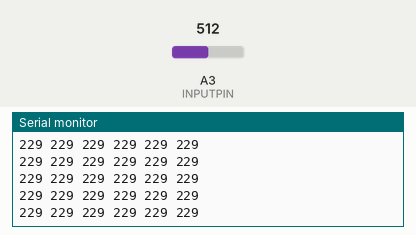
A sketch run on a simulated Arduino Uno, built with avr-gcc and run on an emulated ATmega328P. On the bench: the last lines printed to the serial monitor. The inputs (shaded band) are chosen by the test bench; at power-on: A3 (INPUTPIN) = 512.

Above: at 1.2 s.
1.3 s: A3 (INPUTPIN) set to 286
At 2.1 s:
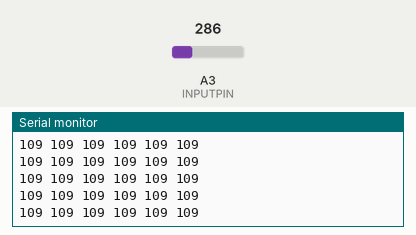
4.3 s: A3 (INPUTPIN) set to 261
At 5.0 s:
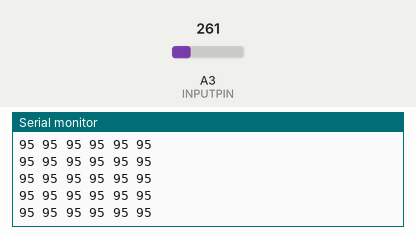
11.8 s: A3 (INPUTPIN) set to 88
At 12.7 s:
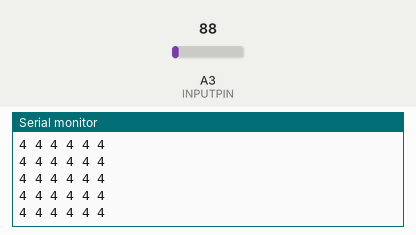
14.8 s: A3 (INPUTPIN) set to 108
At 15.4 s:
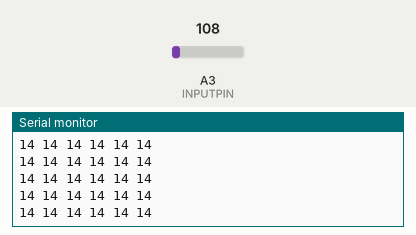
Timing chart, 0 to 17.8 s (numbered marks = the images above; inputs shaded):
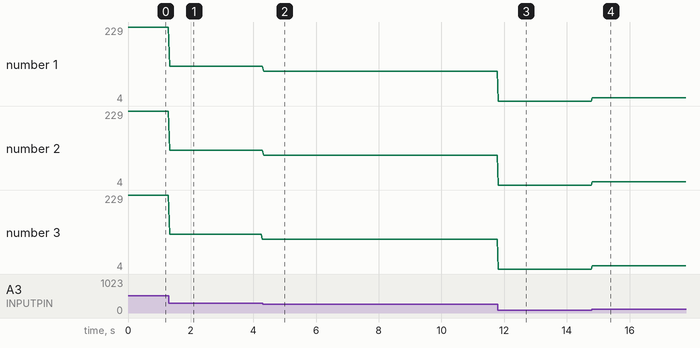

Measured:
- after the input at 1.3 s, the serial monitor: prints a new line at once (image 1)
- after the input at 4.3 s, the serial monitor: prints a new line at once (image 2)
- after the input at 11.8 s, the serial monitor: prints a new line at once (image 3)
- after the input at 14.8 s, the serial monitor: prints a new line at once (image 4)
- plotted number 1: 229 → 109 after the input at 1.3 s, 109 → 95 after the input at 4.3 s, 95 → 4 after the input at 11.8 s, 4 → 14 after the input at 14.8 s
- plotted number 2: 229 → 109 after the input at 1.3 s, 109 → 95 after the input at 4.3 s, 95 → 4 after the input at 11.8 s, 4 → 14 after the input at 14.8 s
- plotted number 3: 229 → 95 after the input at 1.3 s, 95 → 4 after the input at 11.8 s, 4 → 14 after the input at 14.8 s

The sketch:

Equalizer3.ino
```cpp
/*
6-Band Equalizer using an Arduino Uno, MSGEQ7, and a 16x32 RGB LED matrix.
By: Marco White
*/

#include <avr/pgmspace.h>
#include <Adafruit_GFX.h>
#include <RGBmatrixPanel.h>

#define INPUTPIN A3
#define STROBEPIN 12
#define RESETPIN 13
//#define CLK 11
//#define LAT 10
//#define OE 9
//#define A   A0
//#define B   A1
//#define C   A2

int spectrum[7];
int toAndroid[6];
int filter = 80;

//RGBmatrixPanel matrix(A, B, C, CLK, LAT, OE, true);

void setup() {
  Serial.begin(9600);
  //matrix.begin();
  pinMode(STROBEPIN, OUTPUT);
  pinMode(RESETPIN, OUTPUT);
  digitalWrite(RESETPIN, LOW);
  digitalWrite(STROBEPIN, HIGH);
}

void loop() {
  // Clear matrix
  //matrix.fillScreen(0);
  // Obtain spectrum information
  digitalWrite(RESETPIN, HIGH);
  digitalWrite(RESETPIN, LOW);
  for (int i=0; i<=6; i++) {
    digitalWrite(STROBEPIN, LOW);
    delay(5);
    spectrum[i] = analogRead(INPUTPIN);
    spectrum[i] = constrain(spectrum[i], filter, 1023);
    if (i != 0) {
      toAndroid[i-1] = map(spectrum[i], filter, 1023, 0, 500); // TEMPORARY, EVENTUALLY HAVE ARDUINO READ IN BYTE
      Serial.print(toAndroid[i-1]);
      Serial.print(" ");
    }
    spectrum[i] = map(spectrum[i], filter, 1023, 0, 15);
    digitalWrite(STROBEPIN, HIGH);
  }
  Serial.println();
  // Band 1
  /*matrix.fillRect(16,0,4,spectrum[1],matrix.Color333(7,0,0));
  matrix.fillRect(14,0,2,spectrum[1],matrix.Color333(7,0,0));
  // Band 2
  matrix.fillRect(18,0,2,spectrum[2],matrix.Color333(7,1,0));
  matrix.fillRect(12,0,2,spectrum[2],matrix.Color333(7,1,0));
  // Band 3
  matrix.fillRect(20,0,2,spectrum[3],matrix.Color333(7,4,0));
  matrix.fillRect(10,0,2,spectrum[3],matrix.Color333(7,4,0));
  // Band 4
  matrix.fillRect(22,0,2,spectrum[4],matrix.Color333(0,7,0));
  matrix.fillRect(8,0,2,spectrum[4],matrix.Color333(0,7,0));
  // Band 5
  matrix.fillRect(24,0,2,spectrum[5],matrix.Color333(0,0,7));
  matrix.fillRect(6,0,2,spectrum[5],matrix.Color333(0,0,7));
  // Band 6
  matrix.fillRect(26,0,2,spectrum[6],matrix.Color333(3,0,7));
  matrix.fillRect(4,0,2,spectrum[6],matrix.Color333(3,0,7));
  // Update matrix
  matrix.swapBuffers(false);*/
}
```
